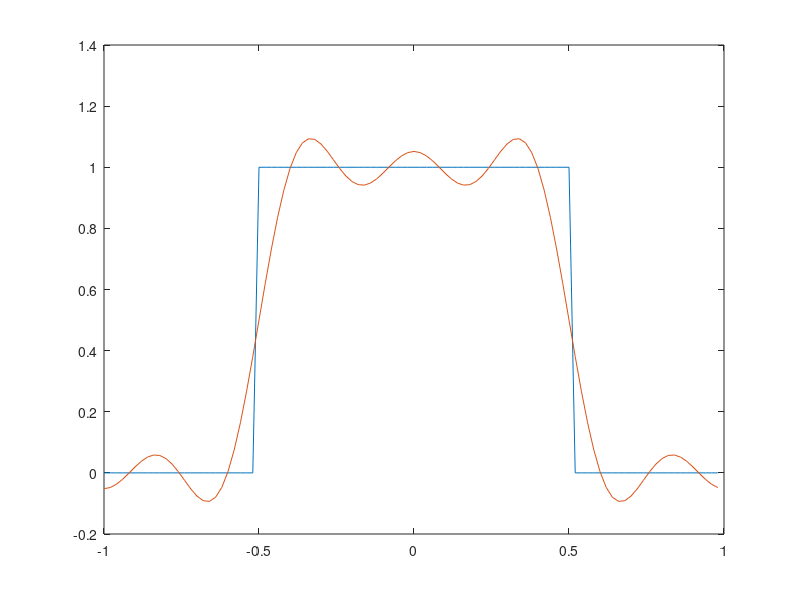

Here is the MATLAB script that generated this plot: (Note: this script raises an error after producing the figure.)
close all

L = 1;
samples = 100; % number of time sample
t = linspace(-L,L,samples+1); t(end) = []; % remove t = L due to periodicity
x = zeros(1,samples);
for k = 1:samples
    if t(k) > -L && t(k) < -L/2
        x(k) = 0;
    elseif t(k) >= -L/2 && t(k) <= L/2
        x(k) = 1;
    elseif t(k) > L/2 && t(k) < L 
        x(k) = 0;
    end
end

figure;
plot(t,x)

%% Trigonometric fourier Series
N = 5; % number of terms in simulation
a0 = 1/2;
xtf = a0*ones(1,samples);
for n = 1:N
    xtf = xtf + 2/(n*pi)*sin(n*pi/2)*cos(n*pi*t/L);
end
hold on
plot(t,xtf)

%% Complex Fourier Series
c0 = 1/2;
xcf = c0*ones(1,samples);
for n = [-N:-1,1:N]
%     if n == 0 
%         continue;
%     end
   xcf = xcf + 1/(n*pi)*sin(n*pi/2)*exp(1j*n*pi*t/L);
end
xcf = real(xcf);
plot(t,xcf,'--', 'k')